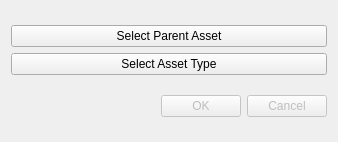
<?xml version="1.0" encoding="UTF-8"?>
<ui version="4.0">
 <class>ConquestGeoDialogAsset</class>
 <widget class="QDialog" name="ConquestGeoDialogAsset">
  <property name="geometry">
   <rect>
    <x>0</x>
    <y>0</y>
    <width>338</width>
    <height>142</height>
   </rect>
  </property>
  <property name="windowTitle">
   <string>Create new asset</string>
  </property>
  <layout class="QVBoxLayout" name="verticalLayout">
   <item>
    <layout class="QVBoxLayout" name="verticalLayout_2">
     <item>
      <widget class="QPushButton" name="selectAsset">
       <property name="text">
        <string>Select Parent Asset</string>
       </property>
      </widget>
     </item>
     <item>
      <widget class="QPushButton" name="selectType">
       <property name="text">
        <string>Select Asset Type</string>
       </property>
      </widget>
     </item>
    </layout>
   </item>
   <item>
    <layout class="QFormLayout" name="formLayout"/>
   </item>
   <item>
    <widget class="QDialogButtonBox" name="button_box">
     <property name="enabled">
      <bool>false</bool>
     </property>
     <property name="orientation">
      <enum>Qt::Horizontal</enum>
     </property>
     <property name="standardButtons">
      <set>QDialogButtonBox::Cancel|QDialogButtonBox::Ok</set>
     </property>
    </widget>
   </item>
  </layout>
 </widget>
 <resources/>
 <connections>
  <connection>
   <sender>button_box</sender>
   <signal>accepted()</signal>
   <receiver>ConquestGeoDialogAsset</receiver>
   <slot>accept()</slot>
   <hints>
    <hint type="sourcelabel">
     <x>20</x>
     <y>20</y>
    </hint>
    <hint type="destinationlabel">
     <x>20</x>
     <y>20</y>
    </hint>
   </hints>
  </connection>
  <connection>
   <sender>button_box</sender>
   <signal>rejected()</signal>
   <receiver>ConquestGeoDialogAsset</receiver>
   <slot>reject()</slot>
   <hints>
    <hint type="sourcelabel">
     <x>20</x>
     <y>20</y>
    </hint>
    <hint type="destinationlabel">
     <x>20</x>
     <y>20</y>
    </hint>
   </hints>
  </connection>
 </connections>
</ui>
